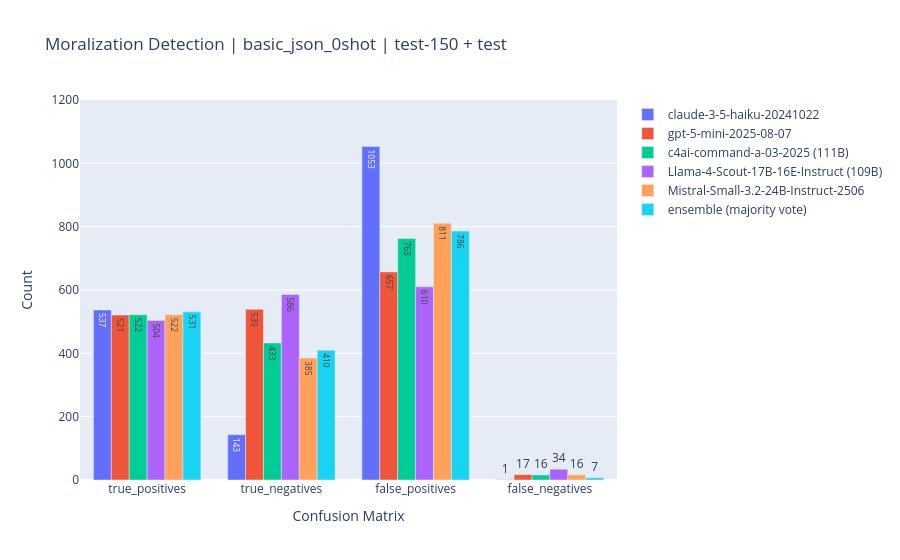

Here is the notebook cell this chart was saved with:
### Code cell
for split in ['all']: #, 'test-150'
    for input_type in ['basic', 'cot', 'manual']:
        for output_type in ['json', 'json-explain']:
            for n_shot in ['0shot', '10shot']:
                if f'{input_type}_{output_type}_{n_shot}' in experiments:
                    confusion_matrix_plot(scores, input_type, output_type, n_shot=n_shot, split=split)

### Figure 1 — Plotly figure (JSON) as saved in the notebook; plotly's stock layout.template omitted (floating-point values rounded to 4 significant figures)
{"data": [{"name": "claude-3-5-haiku-20241022", "text": ["537", "143", "1053", "1"], "type": "bar", "x": ["true_positives", "true_negatives", "false_positives", "false_negatives"], "y": [537, 143, 1053, 1]}, {"name": "gpt-5-mini-2025-08-07", "text": ["521", "539", "657", "17"], "type": "bar", "x": ["true_positives", "true_negatives", "false_positives", "false_negatives"], "y": [521, 539, 657, 17]}, {"name": "c4ai-command-a-03-2025 (111B)", "text": ["522", "433", "763", "16"], "type": "bar", "x": ["true_positives", "true_negatives", "false_positives", "false_negatives"], "y": [522, 433, 763, 16]}, {"name": "Llama-4-Scout-17B-16E-Instruct (109B)", "text": ["504", "586", "610", "34"], "type": "bar", "x": ["true_positives", "true_negatives", "false_positives", "false_negatives"], "y": [504, 586, 610, 34]}, {"name": "Mistral-Small-3.2-24B-Instruct-2506", "text": ["522", "385", "811", "16"], "type": "bar", "x": ["true_positives", "true_negatives", "false_positives", "false_negatives"], "y": [522, 385, 811, 16]}, {"name": "ensemble (majority vote)", "text": ["531", "410", "786", "7"], "type": "bar", "x": ["true_positives", "true_negatives", "false_positives", "false_negatives"], "y": [531, 410, 786, 7]}], "layout": {"title": {"text": "Moralization Detection | basic_json_0shot | test-150 + test"}, "xaxis": {"title": {"text": "Confusion Matrix"}}, "yaxis": {"range": [0, 1200], "title": {"text": "Count"}}}}
